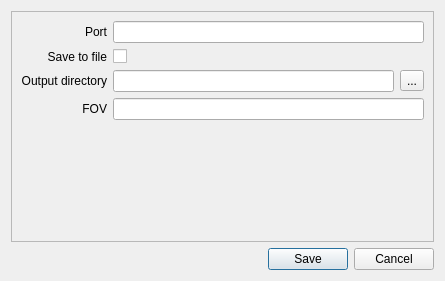
<?xml version="1.0" encoding="UTF-8"?>
<ui version="4.0">
 <class>SettingsDialog</class>
 <widget class="QDialog" name="SettingsDialog">
  <property name="geometry">
   <rect>
    <x>0</x>
    <y>0</y>
    <width>445</width>
    <height>281</height>
   </rect>
  </property>
  <property name="windowTitle">
   <string>Settings</string>
  </property>
  <layout class="QVBoxLayout" name="verticalLayout">
   <item>
    <widget class="QFrame" name="frame">
     <property name="sizePolicy">
      <sizepolicy hsizetype="Preferred" vsizetype="Preferred">
       <horstretch>0</horstretch>
       <verstretch>1</verstretch>
      </sizepolicy>
     </property>
     <property name="frameShape">
      <enum>QFrame::StyledPanel</enum>
     </property>
     <property name="frameShadow">
      <enum>QFrame::Raised</enum>
     </property>
     <layout class="QGridLayout" name="gridLayout">
      <item row="2" column="1">
       <layout class="QHBoxLayout" name="horizontalLayout_3">
        <item>
         <widget class="QLineEdit" name="outputDir">
          <property name="sizePolicy">
           <sizepolicy hsizetype="Expanding" vsizetype="Fixed">
            <horstretch>1</horstretch>
            <verstretch>0</verstretch>
           </sizepolicy>
          </property>
         </widget>
        </item>
        <item>
         <widget class="QToolButton" name="toolButton">
          <property name="text">
           <string>...</string>
          </property>
         </widget>
        </item>
       </layout>
      </item>
      <item row="1" column="0">
       <widget class="QLabel" name="saveToFileLabel">
        <property name="text">
         <string>Save to file</string>
        </property>
        <property name="alignment">
         <set>Qt::AlignRight|Qt::AlignTrailing|Qt::AlignVCenter</set>
        </property>
       </widget>
      </item>
      <item row="0" column="1">
       <widget class="QLineEdit" name="port"/>
      </item>
      <item row="2" column="0">
       <widget class="QLabel" name="outputDirLabel">
        <property name="text">
         <string>Output directory</string>
        </property>
        <property name="alignment">
         <set>Qt::AlignRight|Qt::AlignTrailing|Qt::AlignVCenter</set>
        </property>
       </widget>
      </item>
      <item row="1" column="1">
       <widget class="QCheckBox" name="saveToFile">
        <property name="text">
         <string/>
        </property>
       </widget>
      </item>
      <item row="0" column="0">
       <widget class="QLabel" name="portLabel">
        <property name="text">
         <string>Port</string>
        </property>
        <property name="alignment">
         <set>Qt::AlignRight|Qt::AlignTrailing|Qt::AlignVCenter</set>
        </property>
       </widget>
      </item>
      <item row="3" column="0">
       <widget class="QLabel" name="fovLabel">
        <property name="text">
         <string>FOV</string>
        </property>
        <property name="alignment">
         <set>Qt::AlignRight|Qt::AlignTrailing|Qt::AlignVCenter</set>
        </property>
       </widget>
      </item>
      <item row="3" column="1">
       <widget class="QLineEdit" name="fov"/>
      </item>
      <item row="4" column="1">
       <spacer name="verticalSpacer">
        <property name="orientation">
         <enum>Qt::Vertical</enum>
        </property>
        <property name="sizeHint" stdset="0">
         <size>
          <width>20</width>
          <height>40</height>
         </size>
        </property>
       </spacer>
      </item>
     </layout>
    </widget>
   </item>
   <item>
    <layout class="QHBoxLayout" name="horizontalLayout">
     <item>
      <spacer name="horizontalSpacer">
       <property name="orientation">
        <enum>Qt::Horizontal</enum>
       </property>
       <property name="sizeHint" stdset="0">
        <size>
         <width>40</width>
         <height>20</height>
        </size>
       </property>
      </spacer>
     </item>
     <item>
      <widget class="QPushButton" name="saveBtn">
       <property name="text">
        <string>Save</string>
       </property>
      </widget>
     </item>
     <item>
      <widget class="QPushButton" name="cancelBtn">
       <property name="text">
        <string>Cancel</string>
       </property>
      </widget>
     </item>
    </layout>
   </item>
  </layout>
 </widget>
 <resources/>
 <connections/>
</ui>
